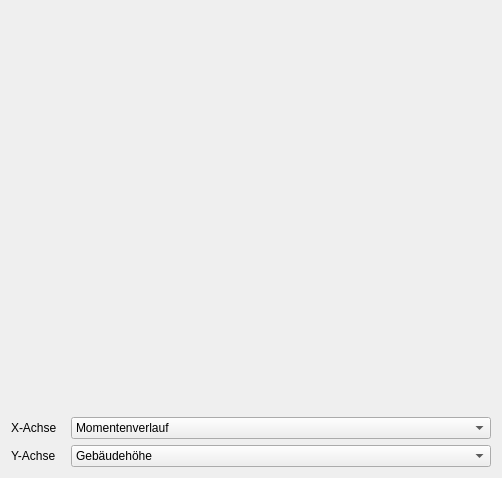
          <widget class="QWidget" name="subTab_240">
           <attribute name="title">
            <string>Schnittgrößenverläufe</string>
           </attribute>
           <layout class="QVBoxLayout" name="verticalLayout_20">
            <item>
             <layout class="QVBoxLayout" name="verticalLayout_240">
              <item>
               <widget class="MplWidget" name="MplWidget_240" native="true">
                <property name="minimumSize">
                 <size>
                  <width>480</width>
                  <height>400</height>
                 </size>
                </property>
               </widget>
              </item>
              <item>
               <layout class="QHBoxLayout" name="horizontalLayout_241">
                <item>
                 <widget class="QLabel" name="label_241">
                  <property name="text">
                   <string>X-Achse</string>
                  </property>
                 </widget>
                </item>
                <item>
                 <widget class="QComboBox" name="comboBox_xAxis_241">
                  <property name="minimumSize">
                   <size>
                    <width>420</width>
                    <height>0</height>
                   </size>
                  </property>
                  <item>
                   <property name="text">
                    <string>Momentenverlauf</string>
                   </property>
                  </item>
                  <item>
                   <property name="text">
                    <string>Querkraftverlauf</string>
                   </property>
                  </item>
                 </widget>
                </item>
               </layout>
              </item>
              <item>
               <layout class="QHBoxLayout" name="horizontalLayout_242">
                <item>
                 <widget class="QLabel" name="label_242">
                  <property name="text">
                   <string>Y-Achse</string>
                  </property>
                 </widget>
                </item>
                <item>
                 <widget class="QComboBox" name="comboBox_yAxis_242">
                  <property name="minimumSize">
                   <size>
                    <width>420</width>
                    <height>0</height>
                   </size>
                  </property>
                  <item>
                   <property name="text">
                    <string>Gebäudehöhe</string>
                   </property>
                  </item>
                  <item>
                   <property name="text">
                    <string>Anzahl Stockwerke</string>
                   </property>
                  </item>
                 </widget>
                </item>
               </layout>
              </item>
             </layout>
            </item>
           </layout>
          </widget>
